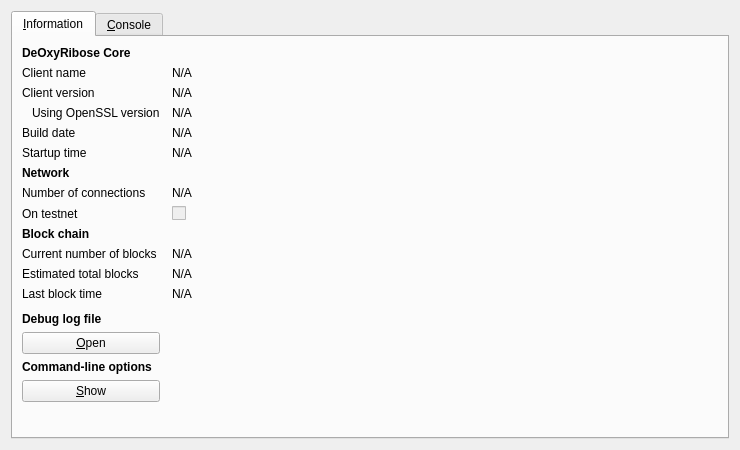
<?xml version="1.0" encoding="UTF-8"?>
<ui version="4.0">
 <class>RPCConsole</class>
 <widget class="QDialog" name="RPCConsole">
  <property name="geometry">
   <rect>
    <x>0</x>
    <y>0</y>
    <width>740</width>
    <height>450</height>
   </rect>
  </property>
  <property name="windowTitle">
   <string>DeOxyRibose - Debug window</string>
  </property>
  <layout class="QVBoxLayout" name="verticalLayout_2">
   <item>
    <widget class="QTabWidget" name="tabWidget">
     <property name="currentIndex">
      <number>0</number>
     </property>
     <widget class="QWidget" name="tab_info">
      <attribute name="title">
       <string>&amp;Information</string>
      </attribute>
      <layout class="QGridLayout" name="gridLayout" columnstretch="0,1">
       <property name="horizontalSpacing">
        <number>12</number>
       </property>
       <item row="0" column="0">
        <widget class="QLabel" name="label_9">
         <property name="font">
          <font>
           <weight>75</weight>
           <bold>true</bold>
          </font>
         </property>
         <property name="text">
          <string>DeOxyRibose Core</string>
         </property>
        </widget>
       </item>
       <item row="1" column="0">
        <widget class="QLabel" name="label_5">
         <property name="text">
          <string>Client name</string>
         </property>
        </widget>
       </item>
       <item row="1" column="1">
        <widget class="QLabel" name="clientName">
         <property name="cursor">
          <cursorShape>IBeamCursor</cursorShape>
         </property>
         <property name="text">
          <string>N/A</string>
         </property>
         <property name="textFormat">
          <enum>Qt::PlainText</enum>
         </property>
         <property name="textInteractionFlags">
          <set>Qt::LinksAccessibleByMouse|Qt::TextSelectableByKeyboard|Qt::TextSelectableByMouse</set>
         </property>
        </widget>
       </item>
       <item row="2" column="0">
        <widget class="QLabel" name="label_6">
         <property name="text">
          <string>Client version</string>
         </property>
        </widget>
       </item>
       <item row="2" column="1">
        <widget class="QLabel" name="clientVersion">
         <property name="cursor">
          <cursorShape>IBeamCursor</cursorShape>
         </property>
         <property name="text">
          <string>N/A</string>
         </property>
         <property name="textFormat">
          <enum>Qt::PlainText</enum>
         </property>
         <property name="textInteractionFlags">
          <set>Qt::LinksAccessibleByMouse|Qt::TextSelectableByKeyboard|Qt::TextSelectableByMouse</set>
         </property>
        </widget>
       </item>
       <item row="3" column="0">
        <widget class="QLabel" name="label_14">
         <property name="text">
          <string>Using OpenSSL version</string>
         </property>
         <property name="indent">
          <number>10</number>
         </property>
        </widget>
       </item>
       <item row="3" column="1">
        <widget class="QLabel" name="openSSLVersion">
         <property name="cursor">
          <cursorShape>IBeamCursor</cursorShape>
         </property>
         <property name="text">
          <string>N/A</string>
         </property>
         <property name="textFormat">
          <enum>Qt::PlainText</enum>
         </property>
         <property name="textInteractionFlags">
          <set>Qt::LinksAccessibleByMouse|Qt::TextSelectableByKeyboard|Qt::TextSelectableByMouse</set>
         </property>
        </widget>
       </item>
       <item row="4" column="0">
        <widget class="QLabel" name="label_12">
         <property name="text">
          <string>Build date</string>
         </property>
        </widget>
       </item>
       <item row="4" column="1">
        <widget class="QLabel" name="buildDate">
         <property name="cursor">
          <cursorShape>IBeamCursor</cursorShape>
         </property>
         <property name="text">
          <string>N/A</string>
         </property>
         <property name="textFormat">
          <enum>Qt::PlainText</enum>
         </property>
         <property name="textInteractionFlags">
          <set>Qt::LinksAccessibleByMouse|Qt::TextSelectableByKeyboard|Qt::TextSelectableByMouse</set>
         </property>
        </widget>
       </item>
       <item row="5" column="0">
        <widget class="QLabel" name="label_13">
         <property name="text">
          <string>Startup time</string>
         </property>
        </widget>
       </item>
       <item row="5" column="1">
        <widget class="QLabel" name="startupTime">
         <property name="cursor">
          <cursorShape>IBeamCursor</cursorShape>
         </property>
         <property name="text">
          <string>N/A</string>
         </property>
         <property name="textFormat">
          <enum>Qt::PlainText</enum>
         </property>
         <property name="textInteractionFlags">
          <set>Qt::LinksAccessibleByMouse|Qt::TextSelectableByKeyboard|Qt::TextSelectableByMouse</set>
         </property>
        </widget>
       </item>
       <item row="6" column="0">
        <widget class="QLabel" name="label_11">
         <property name="font">
          <font>
           <weight>75</weight>
           <bold>true</bold>
          </font>
         </property>
         <property name="text">
          <string>Network</string>
         </property>
        </widget>
       </item>
       <item row="7" column="0">
        <widget class="QLabel" name="label_7">
         <property name="text">
          <string>Number of connections</string>
         </property>
        </widget>
       </item>
       <item row="7" column="1">
        <widget class="QLabel" name="numberOfConnections">
         <property name="cursor">
          <cursorShape>IBeamCursor</cursorShape>
         </property>
         <property name="text">
          <string>N/A</string>
         </property>
         <property name="textFormat">
          <enum>Qt::PlainText</enum>
         </property>
         <property name="textInteractionFlags">
          <set>Qt::LinksAccessibleByMouse|Qt::TextSelectableByKeyboard|Qt::TextSelectableByMouse</set>
         </property>
        </widget>
       </item>
       <item row="8" column="0">
        <widget class="QLabel" name="label_8">
         <property name="text">
          <string>On testnet</string>
         </property>
        </widget>
       </item>
       <item row="8" column="1">
        <widget class="QCheckBox" name="isTestNet">
         <property name="enabled">
          <bool>false</bool>
         </property>
         <property name="text">
          <string/>
         </property>
        </widget>
       </item>
       <item row="9" column="0">
        <widget class="QLabel" name="label_10">
         <property name="font">
          <font>
           <weight>75</weight>
           <bold>true</bold>
          </font>
         </property>
         <property name="text">
          <string>Block chain</string>
         </property>
        </widget>
       </item>
       <item row="10" column="0">
        <widget class="QLabel" name="label_3">
         <property name="text">
          <string>Current number of blocks</string>
         </property>
        </widget>
       </item>
       <item row="10" column="1">
        <widget class="QLabel" name="numberOfBlocks">
         <property name="cursor">
          <cursorShape>IBeamCursor</cursorShape>
         </property>
         <property name="text">
          <string>N/A</string>
         </property>
         <property name="textFormat">
          <enum>Qt::PlainText</enum>
         </property>
         <property name="textInteractionFlags">
          <set>Qt::LinksAccessibleByMouse|Qt::TextSelectableByKeyboard|Qt::TextSelectableByMouse</set>
         </property>
        </widget>
       </item>
       <item row="11" column="0">
        <widget class="QLabel" name="label_4">
         <property name="text">
          <string>Estimated total blocks</string>
         </property>
        </widget>
       </item>
       <item row="11" column="1">
        <widget class="QLabel" name="totalBlocks">
         <property name="cursor">
          <cursorShape>IBeamCursor</cursorShape>
         </property>
         <property name="text">
          <string>N/A</string>
         </property>
         <property name="textFormat">
          <enum>Qt::PlainText</enum>
         </property>
         <property name="textInteractionFlags">
          <set>Qt::LinksAccessibleByMouse|Qt::TextSelectableByKeyboard|Qt::TextSelectableByMouse</set>
         </property>
        </widget>
       </item>
       <item row="12" column="0">
        <widget class="QLabel" name="label_2">
         <property name="text">
          <string>Last block time</string>
         </property>
        </widget>
       </item>
       <item row="12" column="1">
        <widget class="QLabel" name="lastBlockTime">
         <property name="cursor">
          <cursorShape>IBeamCursor</cursorShape>
         </property>
         <property name="text">
          <string>N/A</string>
         </property>
         <property name="textFormat">
          <enum>Qt::PlainText</enum>
         </property>
         <property name="textInteractionFlags">
          <set>Qt::LinksAccessibleByMouse|Qt::TextSelectableByKeyboard|Qt::TextSelectableByMouse</set>
         </property>
        </widget>
       </item>
       <item row="13" column="0">
        <spacer name="verticalSpacer_2">
         <property name="orientation">
          <enum>Qt::Vertical</enum>
         </property>
         <property name="sizeHint" stdset="0">
          <size>
           <width>20</width>
           <height>20</height>
          </size>
         </property>
        </spacer>
       </item>
       <item row="14" column="0">
        <widget class="QLabel" name="labelDebugLogfile">
         <property name="font">
          <font>
           <weight>75</weight>
           <bold>true</bold>
          </font>
         </property>
         <property name="text">
          <string>Debug log file</string>
         </property>
        </widget>
       </item>
       <item row="15" column="0">
        <widget class="QPushButton" name="openDebugLogfileButton">
         <property name="toolTip">
          <string>Open the DeOxyRibose debug log file from the current data directory. This can take a few seconds for large log files.</string>
         </property>
         <property name="text">
          <string>&amp;Open</string>
         </property>
         <property name="autoDefault">
          <bool>false</bool>
         </property>
        </widget>
       </item>
       <item row="16" column="0">
        <widget class="QLabel" name="labelCLOptions">
         <property name="font">
          <font>
           <weight>75</weight>
           <bold>true</bold>
          </font>
         </property>
         <property name="text">
          <string>Command-line options</string>
         </property>
        </widget>
       </item>
       <item row="17" column="0">
        <widget class="QPushButton" name="showCLOptionsButton">
         <property name="toolTip">
          <string>Show the DeOxyRibose-Qt help message to get a list with possible DeOxyRibose command-line options.</string>
         </property>
         <property name="text">
          <string>&amp;Show</string>
         </property>
         <property name="autoDefault">
          <bool>false</bool>
         </property>
        </widget>
       </item>
       <item row="18" column="0">
        <spacer name="verticalSpacer">
         <property name="orientation">
          <enum>Qt::Vertical</enum>
         </property>
         <property name="sizeHint" stdset="0">
          <size>
           <width>20</width>
           <height>40</height>
          </size>
         </property>
        </spacer>
       </item>
      </layout>
     </widget>
     <widget class="QWidget" name="tab_console">
      <attribute name="title">
       <string>&amp;Console</string>
      </attribute>
      <layout class="QVBoxLayout" name="verticalLayout_3">
       <property name="spacing">
        <number>3</number>
       </property>
       <item>
        <widget class="QTextEdit" name="messagesWidget">
         <property name="minimumSize">
          <size>
           <width>0</width>
           <height>100</height>
          </size>
         </property>
         <property name="readOnly">
          <bool>true</bool>
         </property>
         <property name="tabKeyNavigation" stdset="0">
          <bool>false</bool>
         </property>
         <property name="columnCount" stdset="0">
          <number>2</number>
         </property>
        </widget>
       </item>
       <item>
        <layout class="QHBoxLayout" name="horizontalLayout">
         <property name="spacing">
          <number>3</number>
         </property>
         <item>
          <widget class="QLabel" name="label">
           <property name="text">
            <string notr="true">&gt;</string>
           </property>
          </widget>
         </item>
         <item>
          <widget class="QLineEdit" name="lineEdit"/>
         </item>
         <item>
          <widget class="QPushButton" name="clearButton">
           <property name="maximumSize">
            <size>
             <width>24</width>
             <height>24</height>
            </size>
           </property>
           <property name="toolTip">
            <string>Clear console</string>
           </property>
           <property name="text">
            <string/>
           </property>
           <property name="icon">
            <iconset resource="../xna.qrc">
             <normaloff>:/icons/remove</normaloff>:/icons/remove</iconset>
           </property>
           <property name="shortcut">
            <string notr="true">Ctrl+L</string>
           </property>
           <property name="autoDefault">
            <bool>false</bool>
           </property>
          </widget>
         </item>
        </layout>
       </item>
      </layout>
     </widget>
    </widget>
   </item>
  </layout>
 </widget>
 <resources>
  <include location="../xna.qrc"/>
 </resources>
 <connections/>
</ui>
